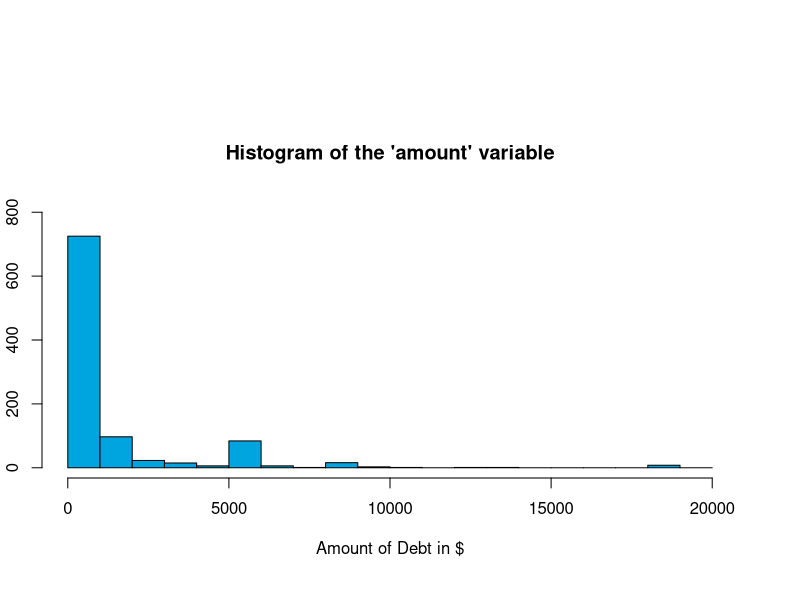
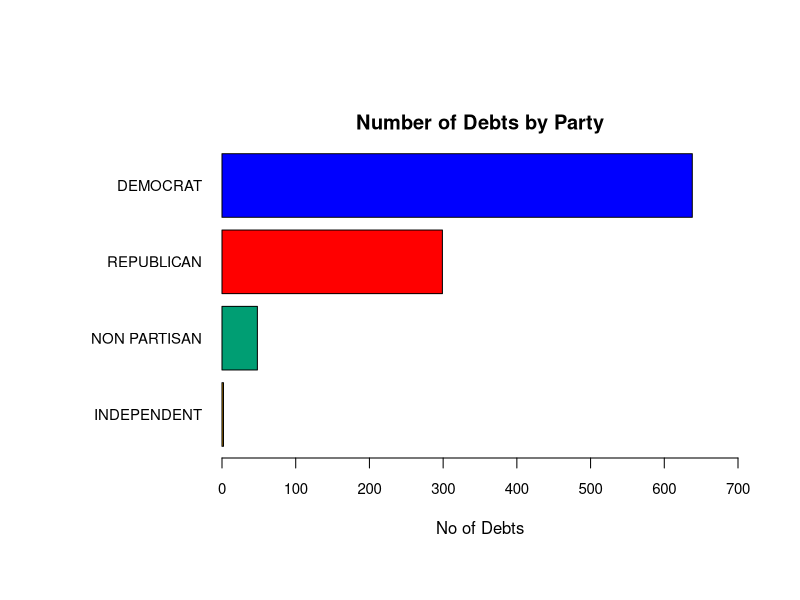
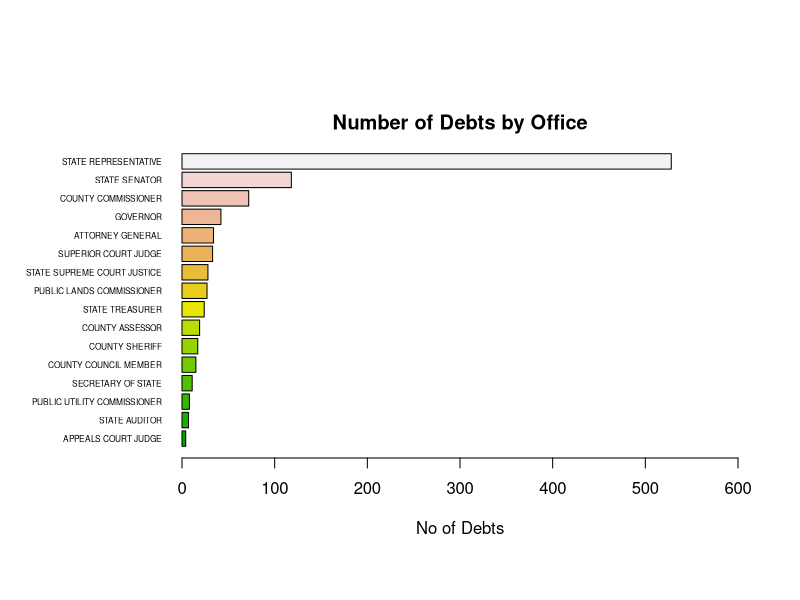
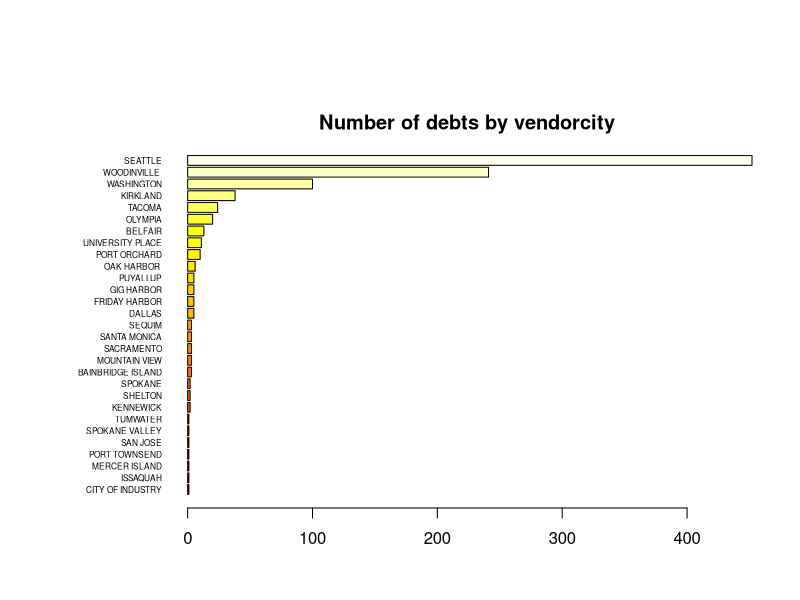
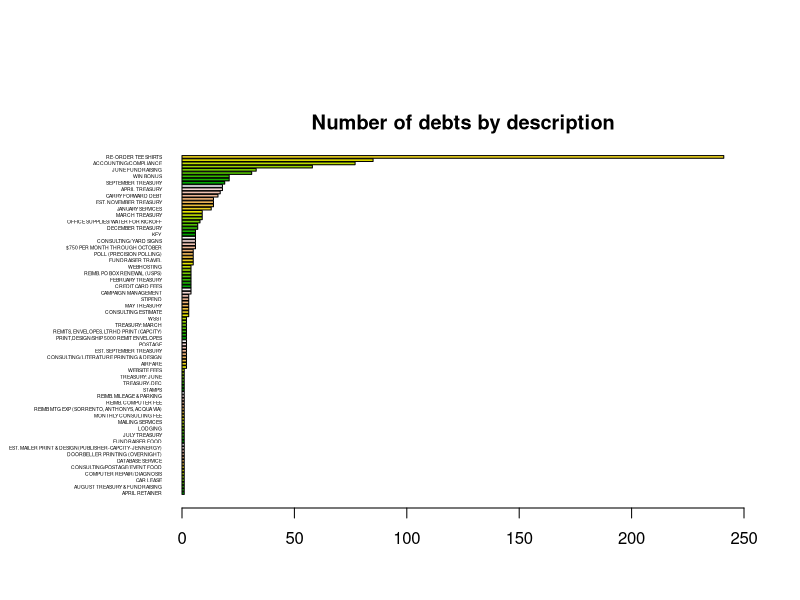
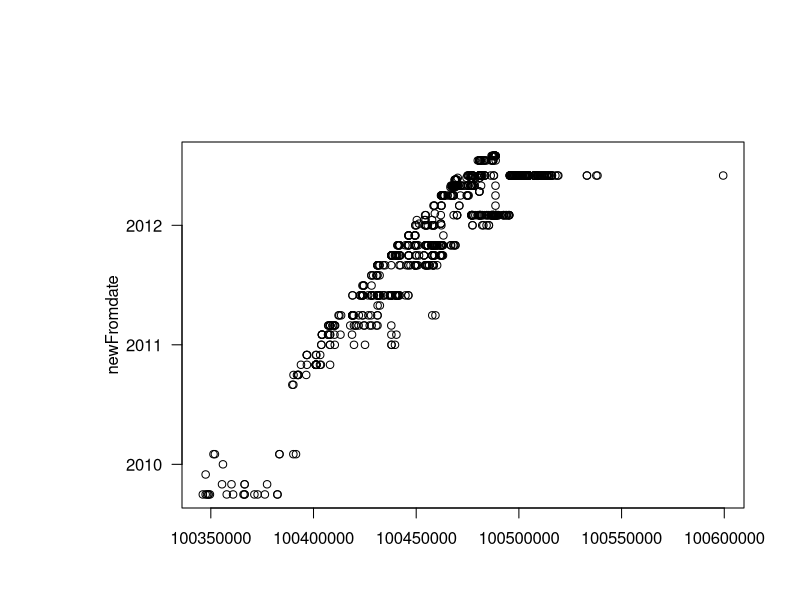
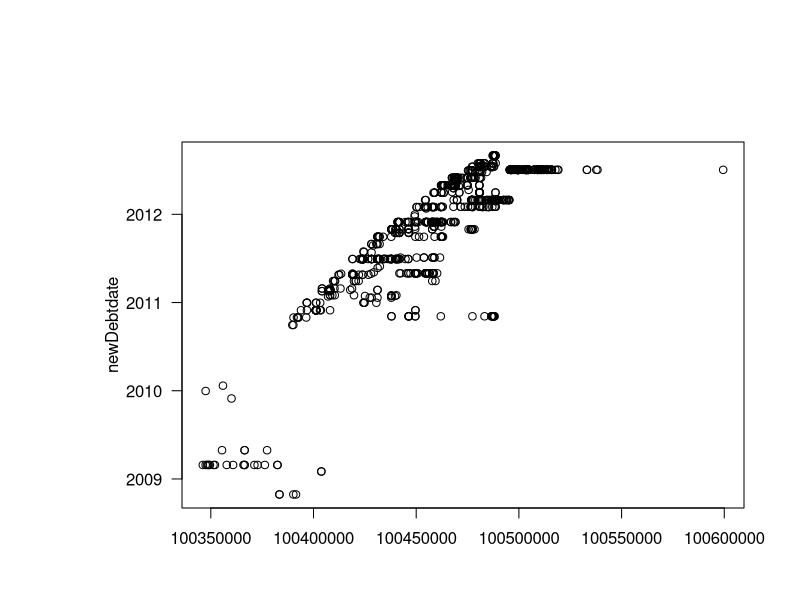
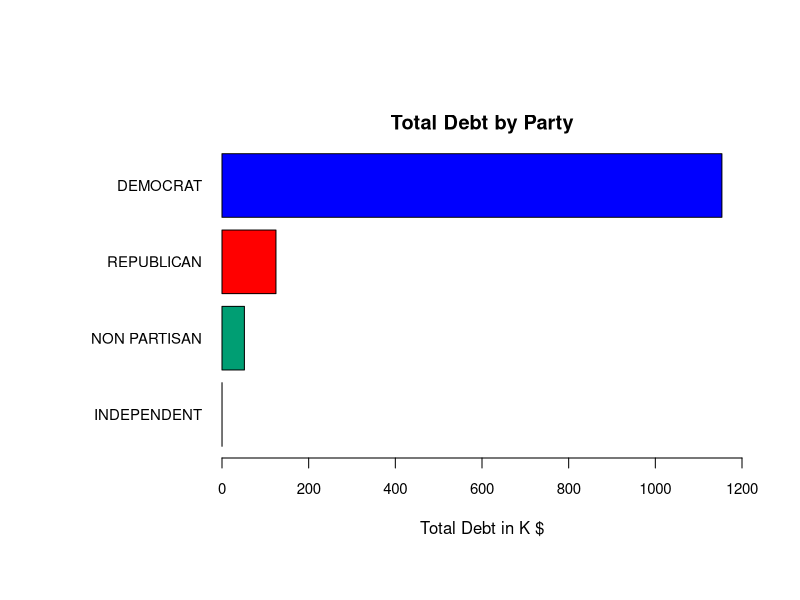

Source code (R) for these figures, in order:
## ---- chunk 1
knitr::opts_chunk$set(echo = TRUE)
## ---- chunk 2
#setwd("~/Desktop/UCB_DataScience/Statistics/stats-lab-assgn")
#getwd() 
#install.packages("car")
#install.packages("ggplot2")

library(car)
library(ggplot2)
cdebt_original = data.frame(read.csv("CandidateDebt.csv"))
par(oma= c(2,1,5,2) + 0.1) #Sets outside margins : b, l, t, r 
par(mar = c(4,1,5,1)) #Sets plot margins
str(cdebt_original)
## ---- chunk 3
cdebt_revised = data.frame(read.csv("CandidateDebt_Fixed.csv", stringsAsFactors = T, na.strings=c(NA,"NA","#N/A" ,"", " ")))
str(cdebt_revised)
## ---- chunk 4
cdebt_revised = subset(cdebt_revised, !is.na(amount))
length(cdebt_revised$amount)
str(cdebt_revised)
## ---- chunk 5
cdebt_revised$thrudate = as.Date(cdebt_revised$thrudate, "%m/%d/%Y")
summary(cdebt_revised$thrudate)

#cdebt_revised$fromdate = as.Date(cdebt_revised$fromdate, "%m/%d/%Y") + 365.25 * 2000 - 15
#cdebt_revised$thrudate = as.Date(cdebt_revised$thrudate, "%m/%d/%Y") + 365.25 * 2000 - 15
#$debtdate = as.Date(cdebt_revised$debtdate, "%m/%d/%Y") + 365.25 * 2000 - 15
#summary(cdebt_revised$thrudate)

newFromdate = as.Date(cdebt_revised$fromdate, "%m/%d/%Y") + 365.25 * 2000 - 15
newThrudate = as.Date(cdebt_revised$thrudate, "%m/%d/%Y") + 365.25 * 2000 - 15
newDebtdate = as.Date(cdebt_revised$debtdate, "%m/%d/%Y") + 365.25 * 2000 - 15
summary(newThrudate)

#Divya to Jason  : As you were modifyong the same variable cdebt_revised$* , running the chucks multiple times was 
#messing up the calculations , Try running this data multiple times

## ---- chunk 6
summary(cdebt_revised$origin)
## ---- chunk 7
summary(cdebt_revised$filertype)
## ---- chunk 8
summary(cdebt_revised$recordtype)
## ---- chunk 9
summary(cdebt_revised$electionyear)
## ---- chunk 10
amount = cdebt_revised$amount
summary(amount)
hist(cdebt_revised$amount, breaks = seq(0, 20000, by = 1000), main = "Histogram of the 'amount' variable",  border="black", col="#00A5DF", xlab = "Amount of Debt in $" ,ylab="No of Debts", ylim = c(0, 800))

## ---- chunk 11

party <- table(cdebt_revised$party)
length(cdebt_revised$party)
summary(cdebt_revised$party)

#Sets outside margins : b, l, t, r 
par(las=1, mar=c(5,10,2,1))

colorPalette <- c("#E69F00", "#009E73", "#FF0000", "#0000FF")
# I , N , R , D

barplot(party[order(party)], horiz = TRUE , las = 1, main ="Number of Debts by Party" , xlab="No of Debts" ,cex.axis = .9 ,cex.names= 0.9 , col = colorPalette , xlim = c(0, 700))

## ---- chunk 12

length(cdebt_revised$office)
summary(cdebt_revised$office)

office <- table(cdebt_revised$office)
#Sets plot margins : b, l, t, r 
par(las=1, mar=c(5,8,2, 1))

barplot(office[order(office)], horiz = TRUE , las = 1, main ="Number of Debts by Office", xlab="No of Debts" ,cex.names=0.5 , col = terrain.colors(16),xlim = c(0, 600)) 

## ---- chunk 13

#length(cdebt_revised$vendorcity)
#str(cdebt_revised$vendorcity)
#summary(cdebt_revised$vendorstate)

count_Seattle = subset(cdebt_revised, vendorcity == "SEATTLE")
count_cities = subset(cdebt_revised, !is.na(vendorcity))
(share_Seattle = length(count_Seattle$vendorcity) / length(count_cities$vendorcity))

vendorcity <- table(cdebt_revised$vendorcity)
#Sets plot margins : b, l, t, r 
par(las=1, mar=c(2.5,8,2, 0.3))

barplot(vendorcity[order(vendorcity)], horiz = TRUE , las = 1, main ="Number of debts by vendorcity", xlab="Number of debts" ,cex.names=0.5 , col = heat.colors(29)) 


## ---- chunk 14
#length(cdebt_revised$description)
#summary(cdebt_revised$description)
description <- table(cdebt_revised$description)

#Sets plot margins : b, l, t, r 
par(las=1, mar=c(2.5,8,2, 0.7))

barplot(description[order(description)], horiz = TRUE , las = 1, main ="Number of debts by description", xlab="Number of debts" ,cex.names=0.3 , col = terrain.colors(16) , xlim = c(0, 250) , width = 10) 

#qplot(cdebt_revised$description , ylab="Number of debts", geom="bar", fill="Nature of the debt") + scale_x_discrete(label=function(x) abbreviate(x, minlength=7)) + coord_flip()
#theme(axis.text.y=element_text(angle=90,hjust=1,vjust=0)) 

#ggplot(data=cdebt_revised, aes(x=description)) + geom_bar(stat="identity")

# [Divya to myself] Set axis till end
# spacing between plots 

## ---- chunk 15
(length(cdebt_revised$reportnumber) - length(unique(cdebt_revised$reportnumber)))
## ---- chunk 16
#with(cdebt_revised, plot(reportnumber, amount))
#with(cdebt_revised, plot(fromdate, amount))
#with(cdebt_revised, plot(thrudate, amount))
#with(cdebt_revised, plot(debtdate, amount))

# Divya to Jason : As date variables have new names, just modified the names for the plots 
# Divya to Jason : This is what u r trying to say i believe . Increase in the no of debts as we progress thru the years. Any of the below 2 graphs should help you. 

plot(cdebt_revised$reportnumber, newFromdate)
plot(cdebt_revised$reportnumber, newDebtdate)

#Divya to Jason : You can ignore below 3 plots i guess

#plot(newFromdate, amount)
#plot(newThrudate, amount)
#plot(newDebtdate, amount)

## ---- chunk 17
amount_sum_party = tapply(cdebt_revised$amount, cdebt_revised$party, FUN=sum )
(amount_sumK_party = amount_sum_party/1000)
## ---- chunk 18
par(las=1, mar=c(5,10,2,0.8))

colorTAPalette <- c( "#E69F00", "#009E73","#FF0000","#0000FF")
# N , I , D , R

barplot(amount_sumK_party[order(amount_sumK_party)], horiz = TRUE , las = 1, main ="Total Debt by Party" , xlab="Total Debt in K $" ,cex.axis = .9 ,cex.names= 0.9 , col = colorTAPalette , xlim = c(0, 1200))

## ---- chunk 19

#Sets outside margins : b, l, t, r 
par(las=1, mar=c(5,10,2,0.8))

colorMAPalette <- c( "#E69F00", "#FF0000","#009E73","#0000FF")
# I , N , R , D

(amount_means_party = by(cdebt_revised$amount, cdebt_revised$party,  mean))

barplot(amount_means_party[order(amount_means_party)], horiz = TRUE , las = 1, main ="Mean Debt by Party" , xlab="Mean Debt in $" ,cex.axis = .9 ,cex.names= 0.9 , col = colorMAPalette, xlim = c(0, 2000)) 

## ---- chunk 20

#Sets outside margins : b, l, t, r 
par(las=1, mar=c(5,10,2,0.3))

colorBAPalette <- c("#0000FF", "#E69F00", "#009E73", "#FF0000" )
# D , R , N , I <==> D , N , I , R

boxplot(cdebt_revised$amount ~ party,  horizontal = TRUE ,data = cdebt_revised, cex.axis = .6, log='x',
main = " Debt distirbution by party", col = colorBAPalette)

#ggplot(cdebt_revised, aes(x=cdebt_revised$party, y=cdebt_revised$was_office)) + geom_boxplot(outlier.colour="red")

## ---- chunk 21
amount_sum_office = tapply(cdebt_revised$amount, cdebt_revised$office, FUN=sum )
(amount_sumK_office = amount_sum_office/1000)

#Sets outside margins : b, l, t, r 
par(las=1, mar=c(5,10,2,0.8))

barplot(amount_sumK_office[order(amount_sumK_office)], horiz = TRUE , las = 1, main ="Total Debt by Office" , xlab="Total Debt in K $" ,cex.axis = .8 ,cex.names= 0.6 , col = terrain.colors(16) , xlim = c(0, 800))
## ---- chunk 22

#Sets outside margins : b, l, t, r 
par(las=1, mar=c(5,10,6,0.8))

(amount_means_office = by(cdebt_revised$amount, cdebt_revised$office,  mean, na.rm = TRUE))

barplot(amount_means_office[order(amount_means_office)], horiz = TRUE , las = 1, main ="Mean Debt by Office" , xlab="Mean Debt in $" ,cex.axis = .9 ,cex.names= 0.5 , col = terrain.colors(16), xlim = c(0, 4000)) 

## ---- chunk 23

#Sets outside margins : b, l, t, r 
par(las=1, mar=c(3,10,2,0.3))

boxplot(cdebt_revised$amount ~ office, data = cdebt_revised, cex.axis = .6, log='x', horizontal = TRUE ,
main = "Amount wrt to 'office' Variable" , las=2 , col = "#DDA266")

#ggplot(cdebt_revised, aes(x=cdebt_revised$amount, y=cdebt_revised$was_office)) + geom_boxplot(outlier.colour="red")

## ---- chunk 24
summary(cdebt_revised$amount)
## ---- chunk 25

#Sets outside margins : b, l, t, r 
par(las=1, mar=c(3,10,2,0.3))

boxplot(cdebt_revised$amount ~ description, data = cdebt_revised, cex.axis = .6, log='x', horizontal = TRUE ,
main = " Debt distirbution wrt to Description" , las=2 , col = "#009E73")

#ggplot(cdebt_revised, aes(x=cdebt_revised$amount, y=cdebt_revised$was_office)) + geom_boxplot(outlier.colour="red")

## ---- chunk 26

#Sets outside margins : b, l, t, r 
par(las=1, mar=c(3,10,2,0.3))

amount_office_party <- aggregate(x = cdebt_revised$amount, by = cdebt_revised[c("office", "party")], FUN = mean, na.rm=TRUE)
amount_office_party

ggplot(data=amount_office_party, aes(x=party, y=x, fill=office)) +
    geom_bar(stat="identity", position=position_dodge())

